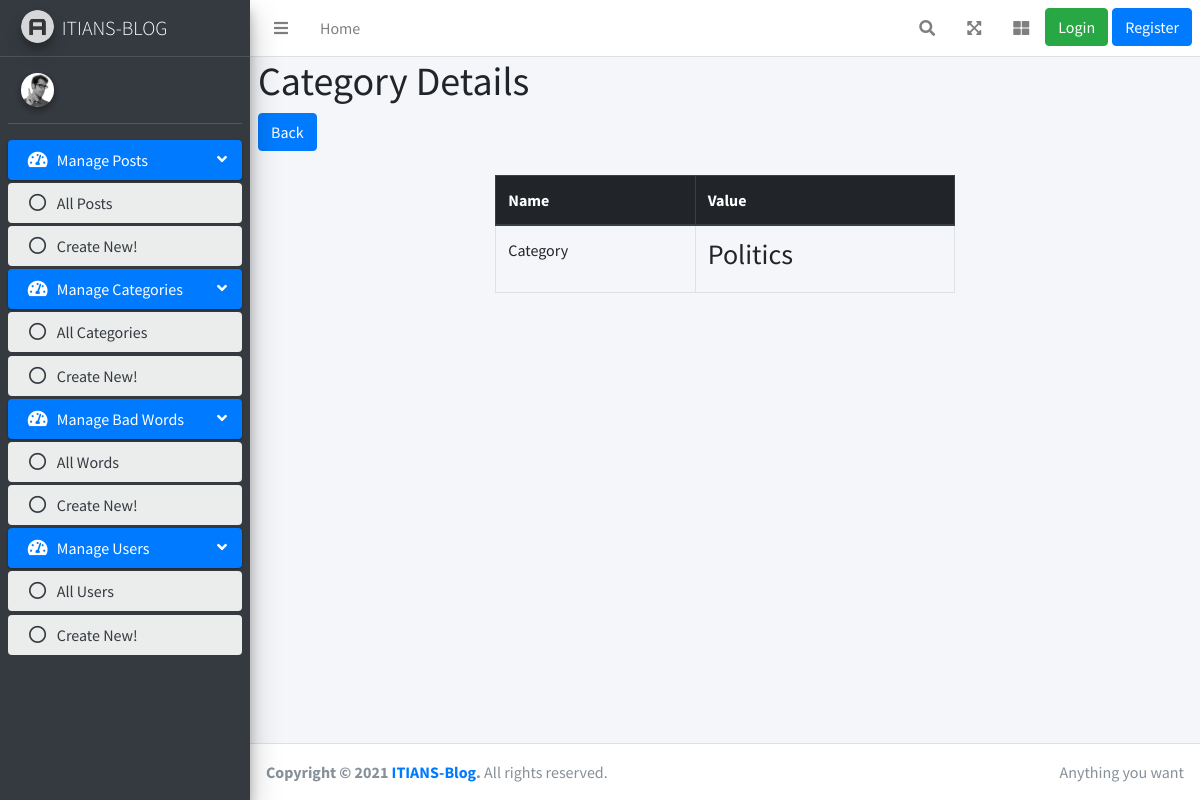
The app's page /auth/category_details/1, older data.
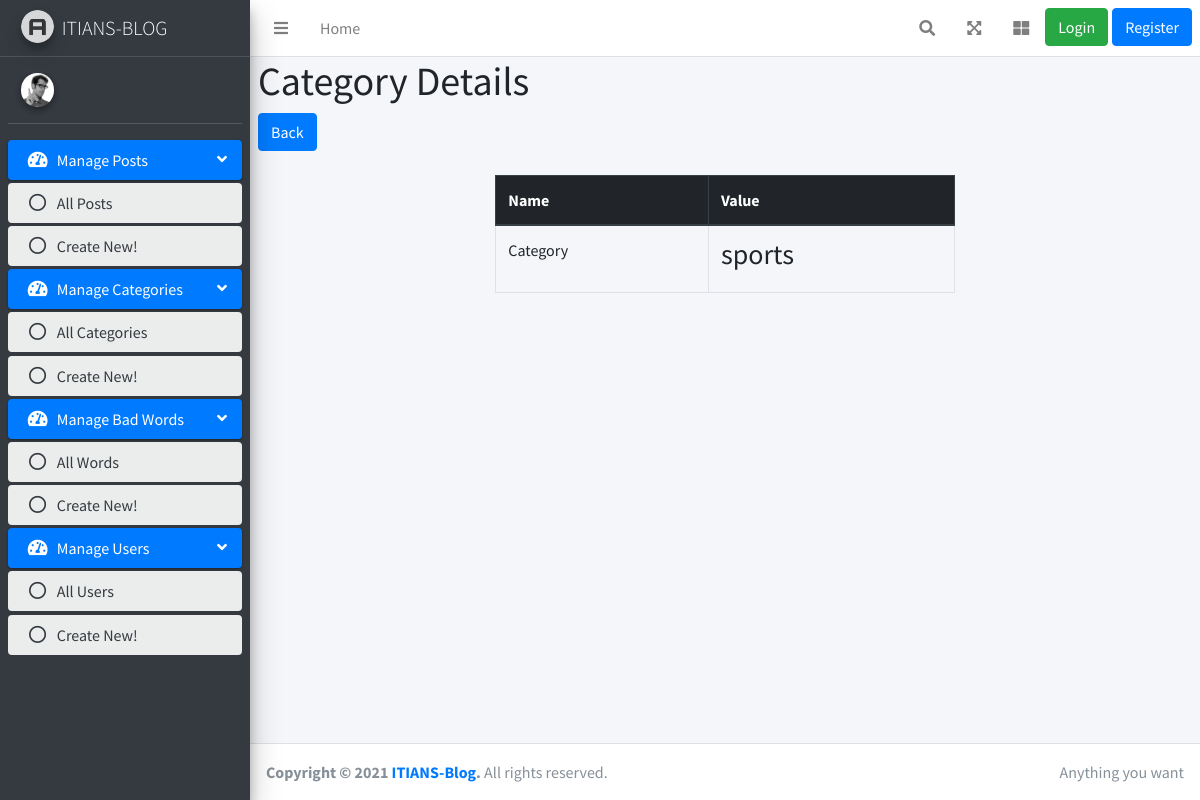
The same page, newer data.
### posts/models.py (models this page shows, shortened)
class Category(models.Model):
    name = models.CharField(max_length = 30)
    subscribers = models.ManyToManyField(User, blank=True, related_name="subscribers")

### dashboard/views.py (the view)
# urls.py: path("auth/category_details/<category_id>", views.categories_details),
def categories_details(request, category_id):
    category = Category.objects.get(id=category_id)
    context = {"data": category}
    return render(request, 'auth/dashboard/categories/categories_details.html', context)

### dashboard/templates/auth/dashboard/categories/categories_details.html
{%extends 'dashboard/layout/base.html'%}
{% block title_block %}
<h1>Category Details</h1>
<div class="mb-4">
    <a href="/auth/categories" class="btn btn-primary">Back</a>
</div>
{% endblock %}
{% block body_block %}
<div class="row">
    <div class="col-6 offset-3">
        <table class="table table-bordered">
            <thead class="thead-dark">
                <tr>
                    <th scope="col">Name</th>
                    <th scope="col">Value</th>
                </tr>
            </thead>
            <tbody>
                <tr>
                    <td>Category</td>
                    <td><h3>{{data.name}}</h3></td>
                </tr>
            </tbody>
        </table>
    </div>
</div>
{% endblock %}

Row changes from the older to the newer data that the page shows:
changed Category: name "Politics" → "sports"
